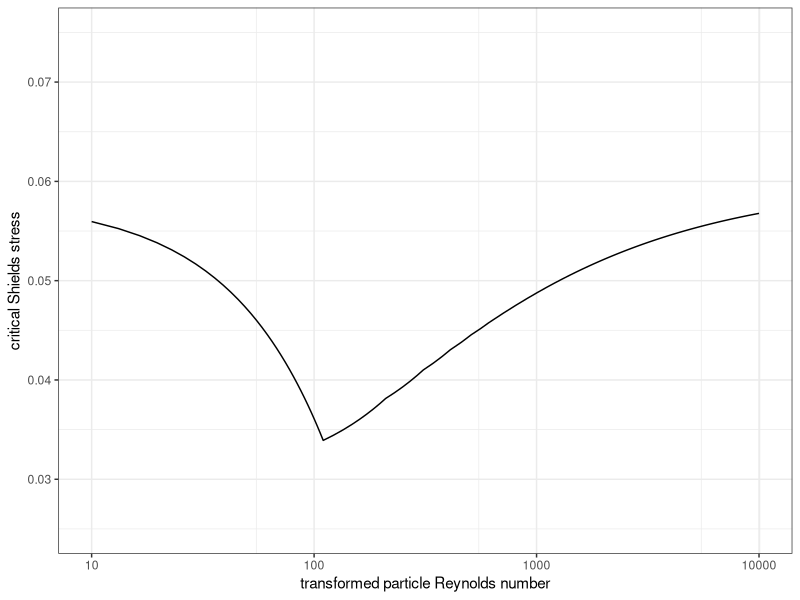
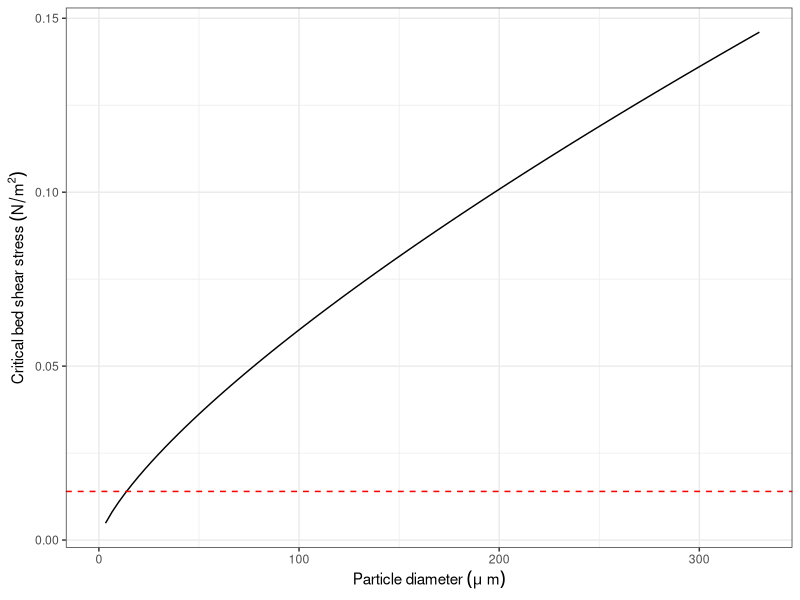
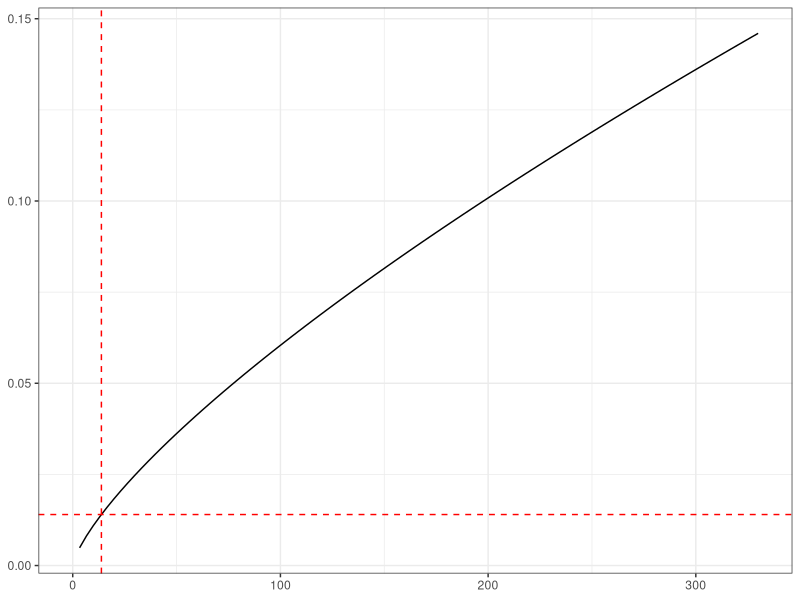

These figures' R source, in order: (Note: this script raises an error after producing the figures.)
#06 Shields Criterion Analysis

library(ggplot2)
library(magrittr)
library(dplyr)

#Defining constants
sv <- 0.003742604 #shear velocity in m/s using the ADV experiments from 12/5/2018 in the upstream reach
kv <- 1.0023*10^(-6) #approximate kinematic viscosity of water at 20 degrees centigrade in m2/s
rho_w <- 998.2071 #approximate water density at 20 degrees centigrade in kg/m3
rho_s <- 1300 #approximate walnut shell density in kg/m3
bs <- rho_w*sv^2 #computed bed shear stress for flume at 30 hZ (upstream section)

re <- function(d) (sv*d)/kv #a function to compute the particle Reynolds number
Rep <- function(re) re*sqrt((rho_s-rho_w)/rho_w) #a function to compute the transformed particle Reynolds number
taustar <- function(Rep) { #a function to compute the critical Shields stress
  if (Rep<3.16) {
    return(0.135*Rep^(-0.261))
  } else {
    y <- Rep^(-0.6)
    return((0.22*y)+(0.06*exp(-17.77*y)))
  }
}
ts_plot <- function(Rep) sapply(Rep, taustar) #a function to vectorize the function taustar

#A plot of transformed particle Reynolds number vs time
ggplot(data.frame(x=seq(10, 10^4, length.out=1000)))+
  stat_function(fun=ts_plot, aes(x=x))+
  coord_trans(x="log10")+
  ylim(0.025, 0.075)+
  labs(x="transformed particle Reynolds number", y="critical Shields stress")+
  scale_x_continuous(breaks=10^c(1:4), labels=10^c(1:4))+
  theme_bw()
taub <- function(d, taustar) (rho_s-rho_w)*9.81*d*taustar 

#A plot of bed shear stress as a function of particle diameter
shields <- function(d) { #a function to compute bed shear stress for initial motion in N/m2
  ts <- d %>%
    re() %>%
    Rep() %>%
    taustar()
  return((rho_s-rho_w)*9.81*d*ts)
}
shields_vectorized <- function(d) sapply(d, shields)

ggplot(data.frame(x=seq(0, 330*10^(-6), length.out=300)))+
  stat_function(fun=shields_vectorized, aes(x=x))+
  labs(x=expression(Particle~diameter~(mu~m)), y=expression(Critical~bed~shear~stress~(N/m^2)))+
  scale_x_continuous(labels=function(x) x/10^(-6))+
  geom_hline(yintercept=bs, lty=2, col="red")+ #assuming that this upstream bed shear stress is representative
  theme_bw()

#Determine the intersection of the diameter vs shear stress curve and the observed bed shear stress
##Only applicable if the particle diameter is less than 1490 microns:
shields_inv <- function(tau) {
  first <- (sqrt((rho_s-rho_w)/rho_w)*(sv/kv))^0.261
  second <- tau/(0.135*(rho_s-rho_w)*9.81)
  return((first*second)^(1/0.739))
}
shields_inv(bs)*10^6 #the particle diameter in microns that corresponds to the threshold of incipient motion, about 15 microns

png("C:\\Users\\Bearkey\\Documents\\honors_thesis\\images\\shields.png", width=1500, height=1000, res=300)
ggplot(data.frame(x=seq(0, 330*10^(-6), length.out=300)))+
  stat_function(fun=shields_vectorized, aes(x=x))+
  labs(x=expression(Particle~diameter~(mu~m)), y=expression(Critical~bed~shear~stress~(N/m^2)))+
  scale_x_continuous(labels=function(x) x/10^(-6))+
  geom_vline(xintercept=shields_inv(bs), col="red", lty=2)+
  geom_hline(yintercept=bs, lty=2, col="red")+ #assuming that this upstream bed shear stress is representative
  theme_bw()+
  theme(axis.title=element_blank())
dev.off()

#Determine the portion of sediment whose critical shear stress lies below the observed shear stress
pnorm(shields_inv(bs)*10^6, mean=parameters[1], sd=parameters[2])*200 #a very small number (in g)
